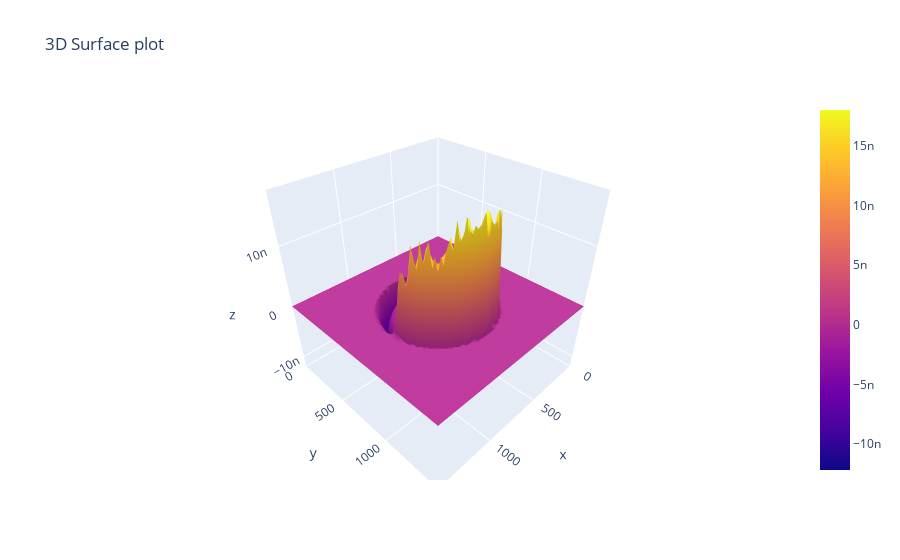

This figure's notebook cell:
### Code cell
x = np.linspace(minX, maxX, sizeX)
y = np.linspace(minY, maxY, sizeY)

Y, X = np.meshgrid(y, x)

fig = go.Figure(data=[go.Surface(z=datavAverage, x=X, y=Y)])
fig.update_layout(
    title='3D Surface plot',
    scene=dict(
        xaxis=dict(nticks=4, range=[minX, maxX],),
        yaxis=dict(nticks=4, range=[minY, maxY],),
        zaxis=dict(nticks=4, range=[np.min(datavAverage), np.max(datavAverage)],)))

fig.show()

### Figure 1 — Plotly figure (JSON) as saved in the notebook; plotly's stock layout.template omitted (floating-point values rounded to 4 significant figures; data arrays with more than 128 entries replaced by an {"elided": "..."} marker saying what was removed)
{"data": [{"type": "surface", "x": {"elided": "61x61 int values"}, "y": {"elided": "61x61 int values"}, "z": {"elided": "61x61 float values"}}], "layout": {"scene": {"xaxis": {"nticks": 4, "range": [0, 1500]}, "yaxis": {"nticks": 4, "range": [0, 1500]}, "zaxis": {"nticks": 4, "range": [-1.216e-08, 1.799e-08]}}, "title": {"text": "3D Surface plot"}}}
